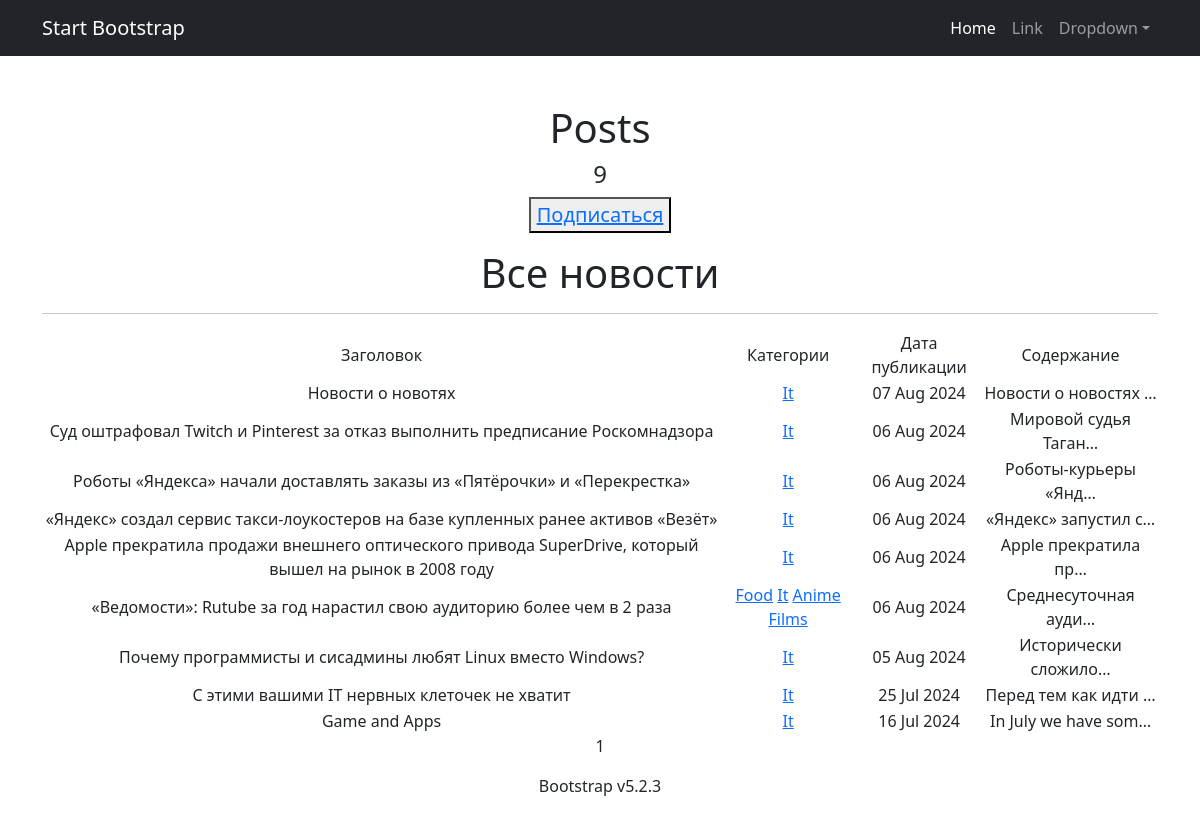
The page /posts/category/2 on the database as committed earlier.
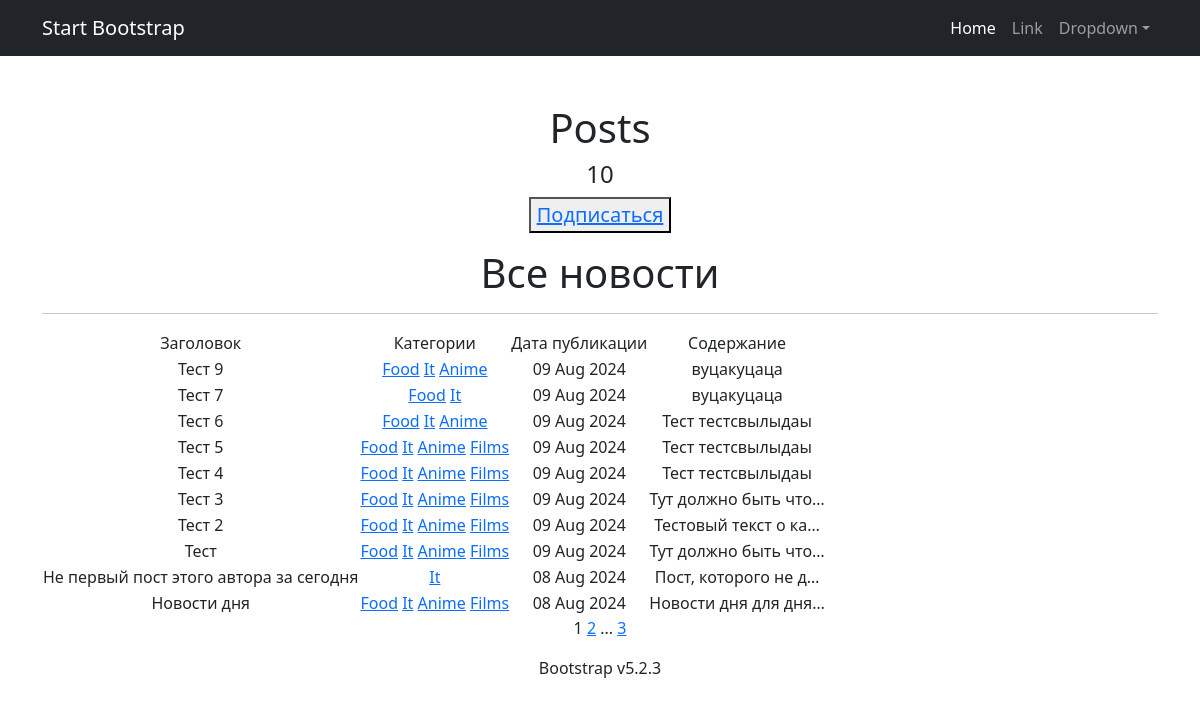
The same page on the database as committed later.
### news/models.py (models this page shows, shortened)
class Post(models.Model):
    article = 'A'
    news = 'N'
    POSITIONS = [
        (article, 'статья'),
        (news, 'новость')
    ]
    author = models.ForeignKey(Author, on_delete=models.CASCADE)
    type = models.CharField(max_length=1, choices=POSITIONS, default=news)
    date = models.DateTimeField(auto_now_add=True)
    category = models.ManyToManyField(
        Category,
        through='PostCategory',
        related_name='posts',)
    title = models.CharField(max_length=225)
    text = models.TextField()
    rating = models.IntegerField(default=0)

class Category(models.Model):
    name = models.CharField(max_length=255, unique=True)
    subscribers = models.ManyToManyField(User, through='UserCategory', related_name='categories', blank=True)
    def __str__(self):
        return self.name.title()

### news/views.py (the view)
# urls.py: path('category/<int:pk>', CategoryList.as_view(), name='category_list'),
class CategoryList(ListView):
    model = Post
    template_name = 'category_list.html'
    context_object_name = 'category_post_list'
    paginate_by = 10
    def get_queryset(self):
        self.category = get_object_or_404(Category, id=self.kwargs['pk'])
        queryset = Post.objects.filter(category=self.category).order_by('-date')
        return queryset
    def get_context_data(self, **kwargs):
        context = super().get_context_data(**kwargs)
        context['is_not_subscriber'] = self.request.user not in self.category.subscribers.all()
        context['category'] = self.category
        return context

### news/templatetags/my_filters.py (called while the page is built)
@register.filter()
def censor(value):
    for word in censor_words:
        if word in value:
            value = value.replace(word[1:], '*' * len(word[1:]))
    return value

### news/templatetags/my_tags.py (called while the page is built)
@register.simple_tag(takes_context=True)
def url_replace(context, **kwargs):
    d = context['request'].GET.copy()
    for k, v in kwargs.items():
        d[k] = v
    return d.urlencode()

### templates/category_list.html (shortened to what this page needs)
{% extends 'flatpages/default.html' %}
{% load my_filters %}
{% load my_tags %}
{% block title %}
Posts
<h4>{{ category_post_list|length }}</h4>
{% endblock title %}
{% block content %}
    {% if is_not_subscriber %}
        <button> <a href="{% url 'subscribe' category.id %}"> Подписаться </a></button>
    {% else %}
        <button> <a href="{% url 'subscribe' category.id %}"> Отписаться </a></button>
    {% endif %}
   <h1>Все новости</h1>
   <hr>
   {% if category_post_list %}
       <table>
           <tr>
               <td>Заголовок</td>
               <td>Категории</td>
               <td>Дата публикации</td>
               <td>Содержание</td>
           </tr>
           {% for post in category_post_list %}
           <tr>
               <td>{{ post.title|censor }}</td>
               <td>
                   {% for category in post.category.all %}
                   <a href="{% url 'category_list' category.id %}">{{ category }}</a>
                   {% endfor %}
               </td>
               <td>{{ post.date|date:'d M Y' }}</td>
               <td>{{ post.text|truncatechars:20|censor }}</td>
           </tr>
           {% endfor %}
       </table>
   {% else %}
       <h2>Новостей пока нет!</h2>
   {% endif %}
   {{ page_obj.number }}
   {% if page_obj.has_next %}
       <a href="?{% url_replace page=page_obj.next_page_number %}">{{ page_obj.next_page_number }}</a>
       {% if paginator.num_pages != page_obj.next_page_number %}
           ...
           <a href="?{% url_replace page=page_obj.paginator.num_pages %}">{{ page_obj.paginator.num_pages }}</a>
       {% endif %}
   {% endif %}
{% endblock content %}

Rows that differ between the two databases and show on the page:
no longer on this page (row unchanged): Post: title|censor "Новости о новотях", date "07 Aug 2024", text|censor "Новости о новостях …", Category (name "It")
no longer on this page (row unchanged): Post: title|censor "Суд оштрафовал Twitch и Pinterest за отказ выполнить предписание Роскомнадзора", date "06 Aug 2024", text|censor "Мировой судья Таган…", Category (name "It")
no longer on this page (row unchanged): Post: title|censor "Роботы «Яндекса» начали доставлять заказы из «Пятёрочки» и «Перекрестка»", date "06 Aug 2024", text|censor "Роботы‑курьеры «Янд…", Category (name "It")
no longer on this page (row unchanged): Post: title|censor "«Яндекс» создал сервис такси-лоукостеров на базе купленных ранее активов «Везёт»", date "06 Aug 2024", text|censor "«Яндекс» запустил с…", Category (name "It")
no longer on this page (row unchanged): Post: title|censor "Apple прекратила продажи внешнего оптического привода SuperDrive, который вышел на рынок в 2008 году", date "06 Aug 2024", text|censor "Apple прекратила пр…", Category (name "It")
no longer on this page (row unchanged): Post: title|censor "«Ведомости»: Rutube за год нарастил свою аудиторию более чем в 2 раза", date "06 Aug 2024", text|censor "Среднесуточная ауди…", Category (name "Food"), Category (name "It"), Category (name "Anime"), Category (name "Films")
no longer on this page (row unchanged): Post: title|censor "Почему программисты и сисадмины любят Linux вместо Windows?", date "05 Aug 2024", text|censor "Исторически сложило…", Category (name "It")
no longer on this page (row unchanged): Post: title|censor "С этими вашими IT нервных клеточек не хватит", date "25 Jul 2024", text|censor "Перед тем как идти …", Category (name "It")
no longer on this page (row unchanged): Post: title|censor "Game and Apps", date "16 Jul 2024", text|censor "In July we have som…", Category (name "It")
added Post: title|censor "Тест 9", date "09 Aug 2024", text|censor "вуцакуцаца", Category (name "Food"), Category (name "It"), Category (name "Anime")
added Post: title|censor "Тест 7", date "09 Aug 2024", text|censor "вуцакуцаца", Category (name "Food"), Category (name "It")
added Post: title|censor "Тест 6", date "09 Aug 2024", text|censor "Тест тестсвылыдаы", Category (name "Food"), Category (name "It"), Category (name "Anime")
added Post: title|censor "Тест 5", date "09 Aug 2024", text|censor "Тест тестсвылыдаы", Category (name "Food"), Category (name "It"), Category (name "Anime"), Category (name "Films")
added Post: title|censor "Тест 4", date "09 Aug 2024", text|censor "Тест тестсвылыдаы", Category (name "Food"), Category (name "It"), Category (name "Anime"), Category (name "Films")
added Post: title|censor "Тест 3", date "09 Aug 2024", text|censor "Тут должно быть что…", Category (name "Food"), Category (name "It"), Category (name "Anime"), Category (name "Films")
added Post: title|censor "Тест 2", date "09 Aug 2024", text|censor "Тестовый текст о ка…", Category (name "Food"), Category (name "It"), Category (name "Anime"), Category (name "Films")
added Post: title|censor "Тест", date "09 Aug 2024", text|censor "Тут должно быть что…", Category (name "Food"), Category (name "It"), Category (name "Anime"), Category (name "Films")
added Post: title|censor "Не первый пост этого автора за сегодня", date "08 Aug 2024", text|censor "Пост, которого не д…", Category (name "It")
added Post: title|censor "Новости дня", date "08 Aug 2024", text|censor "Новости дня для дня…", Category (name "Food"), Category (name "It"), Category (name "Anime"), Category (name "Films")
Other text that changed with them:
{{ category_post_list|length }}: "9" → "10"
{{ page_obj.next_page_number }}: (not shown) → "2"
{{ page_obj.paginator.num_pages }}: (not shown) → "3"
